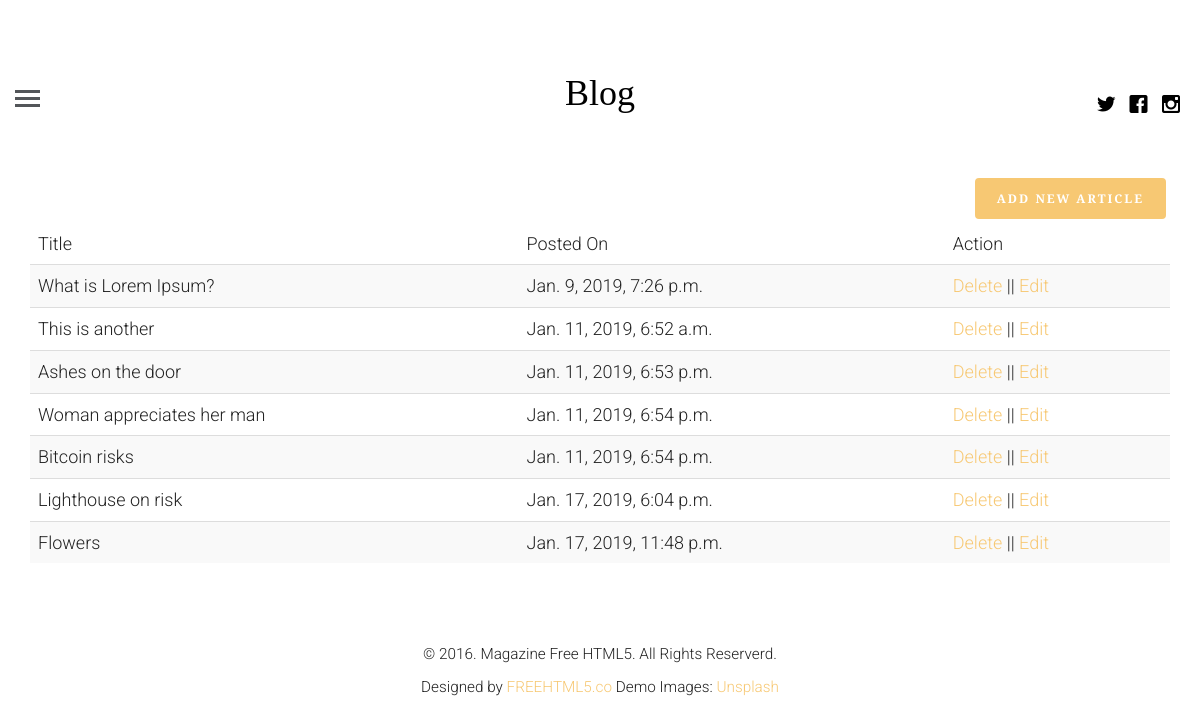
Page /profile (signed in) on the earlier database version.
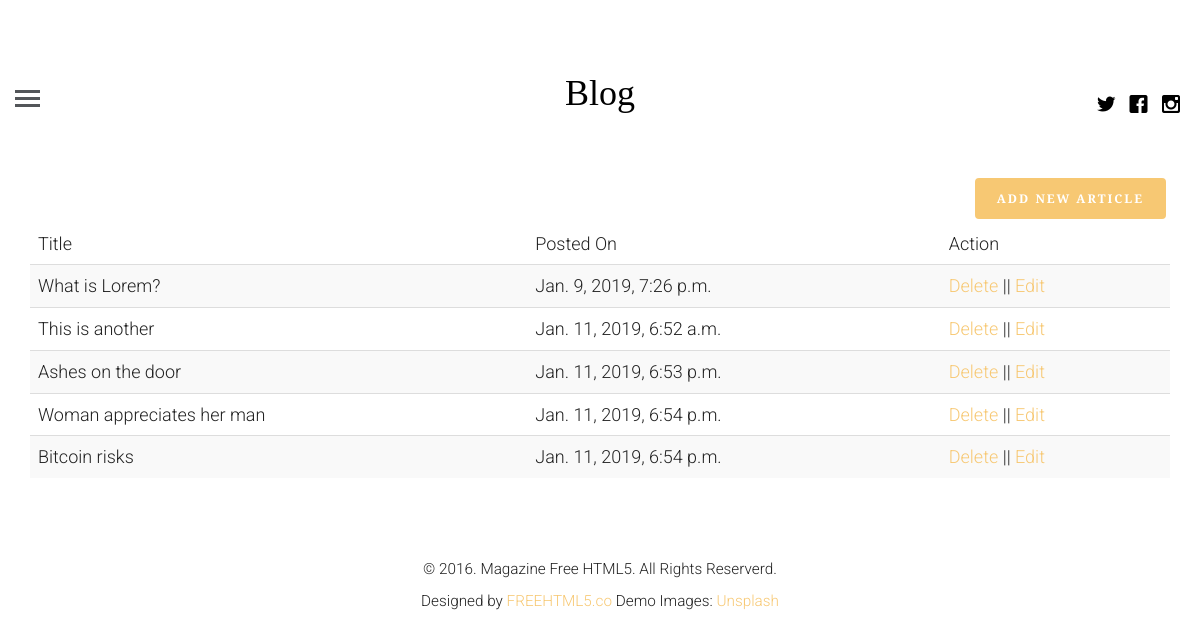
Same page on the later database version.
### blogapp/models.py (models this page shows, shortened)
class Article(models.Model):
	article_author = models.ForeignKey(Author, on_delete=models.CASCADE)
	title = models.CharField(max_length=200)
	body = models.TextField()
	image = models.FileField()
	posted_on = models.DateTimeField(auto_now=False, auto_now_add=True)
	updated_on = models.DateTimeField(auto_now=True, auto_now_add=False)
	category = models.ForeignKey(Category, on_delete=models.CASCADE)

### blogapp/views.py (the view)
# urls.py: path('profile', views.getProfile, name='profile'),
def getProfile(request):
	if request.user.is_authenticated:
		author = get_object_or_404(Author, name=request.user.id)
		post = Article.objects.filter(article_author=request.user.id)
		return render(request, 'logged_in_profile.html', {"post":post, "user":author})
	else:
		return redirect('login')

### templates/logged_in_profile.html (shortened to what this page needs)
{% extends 'base.html' %}
{% block content %}
<div class="container">
	<a href="{% url 'create' %}" class="btn btn-primary pull pull-right">Add new article</a>
	<table class="table table-striped">
		<thead>
			<tr>
				<td>Title</td>
				<td>Posted On</td>
				<td>Action</td>
			</tr>
		</thead>
		<tbody>
			{% for p in post %}
				<tr>
					<td>{{ p.title }}</td>
					<td>{{ p.posted_on }}</td>
					<td><a href="{% url 'delete' pid=p.id %}">Delete</a> || <a href="{% url 'update' pid=p.id %}">Edit</a></td>
				</tr>
			{% endfor %}
		</tbody>
	</table>
</div>
{% endblock %}

Differences in the rows shown:
removed Article: title "Lighthouse on risk", posted_on "Jan. 17, 2019, 6:04 p.m."
removed Article: title "Flowers", posted_on "Jan. 17, 2019, 11:48 p.m."
changed Article: title "What is Lorem Ipsum?" → "What is Lorem?"
